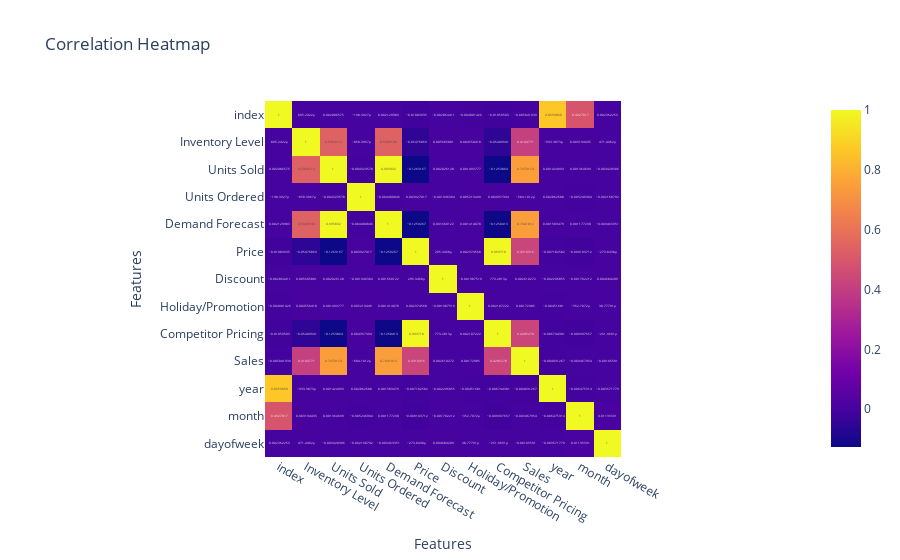

Notebook code cell kept with this figure:
### Markdown cell above
## The next plot shows the strong correlation between numberic values

### Code cell
# Select only numeric columns
numeric_columns = df.select_dtypes(include=['float64', 'int64']).columns

# Compute correlation matrix
corr_matrix = df[numeric_columns].corr()

# Plot Heatmap using Plotly

fig_corr = px.imshow(corr_matrix, text_auto=True, title="Correlation Heatmap")
fig_corr.update_layout(
    xaxis_title='Features',
    yaxis_title='Features',
    xaxis=dict(showgrid=False),
    yaxis=dict(showgrid=False)
)
fig_corr.show()

### Figure 1 — Plotly figure (JSON) as saved in the notebook; plotly's stock layout.template omitted (floating-point values rounded to 4 significant figures; data arrays with more than 128 entries replaced by an {"elided": "..."} marker saying what was removed)
{"data": [{"coloraxis": "coloraxis", "hovertemplate": "x: %{x}<br>y: %{y}<br>color: %{z}<extra></extra>", "name": "0", "texttemplate": "%{z}", "type": "heatmap", "x": ["index", "Inventory Level", "Units Sold", "Units Ordered", "Demand Forecast", "Price", "Discount", "Holiday/Promotion", "Competitor Pricing", "Sales", "year", "month", "dayofweek"], "xaxis": "x", "y": ["index", "Inventory Level", "Units Sold", "Units Ordered", "Demand Forecast", "Price", "Discount", "Holiday/Promotion", "Competitor Pricing", "Sales", "year", "month", "dayofweek"], "yaxis": "y", "z": {"elided": "13x13 float values"}}], "layout": {"coloraxis": {"colorscale": [[0, "#0d0887"], [0.1111, "#46039f"], [0.2222, "#7201a8"], [0.3333, "#9c179e"], [0.4444, "#bd3786"], [0.5556, "#d8576b"], [0.6667, "#ed7953"], [0.7778, "#fb9f3a"], [0.8889, "#fdca26"], [1, "#f0f921"]]}, "title": {"text": "Correlation Heatmap"}, "xaxis": {"anchor": "y", "constrain": "domain", "domain": [0, 1], "scaleanchor": "y", "showgrid": false, "title": {"text": "Features"}}, "yaxis": {"anchor": "x", "autorange": "reversed", "constrain": "domain", "domain": [0, 1], "showgrid": false, "title": {"text": "Features"}}}}
